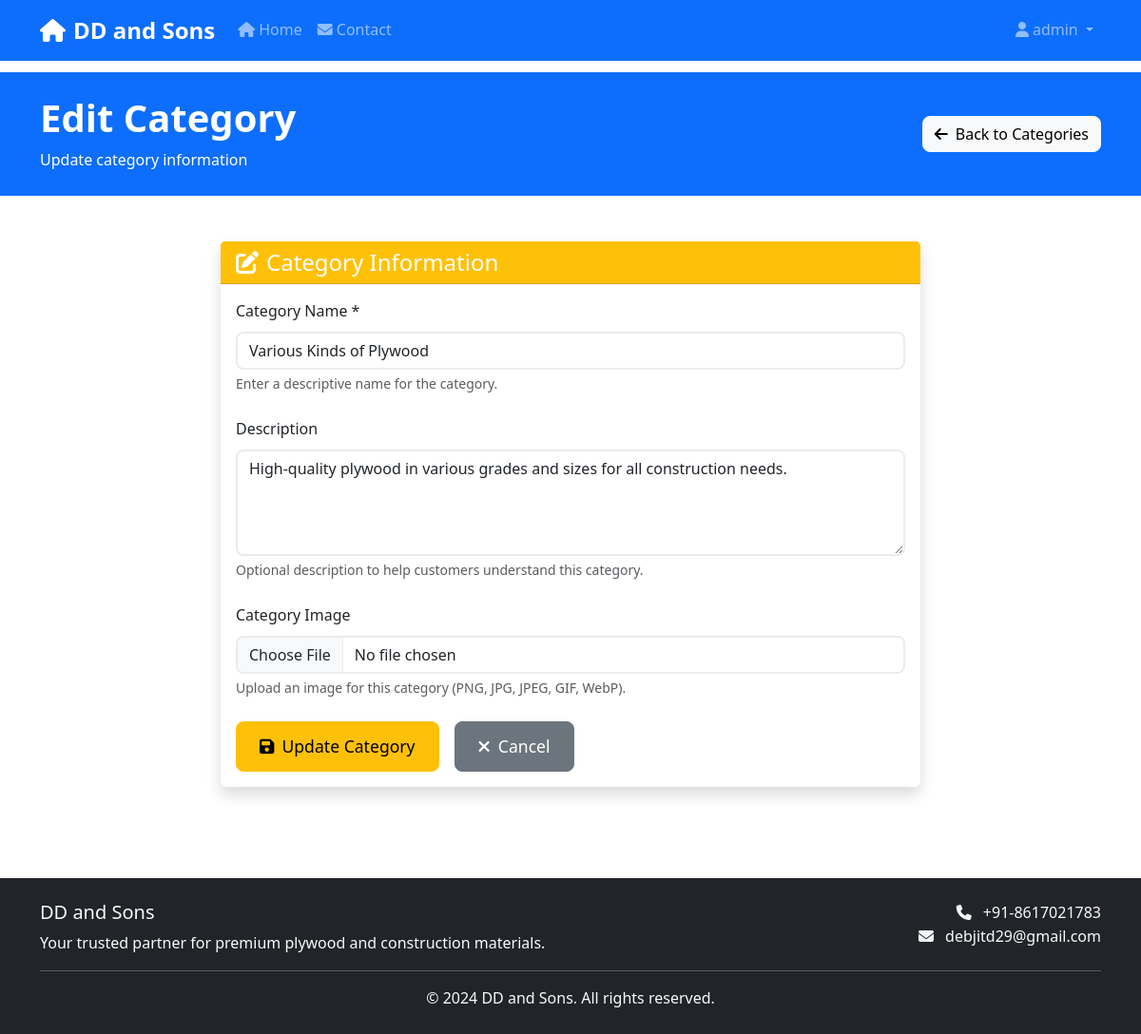
Page /admin/categories/edit/1 (signed in) on the committed database.
### app.py (models this page shows)
class Category(db.Model):
    id = db.Column(db.Integer, primary_key=True)
    name = db.Column(db.String(100), nullable=False)
    description = db.Column(db.Text)
    image = db.Column(db.String(200))
    qr_code = db.Column(db.Text)  # Base64 encoded QR code
    created_at = db.Column(db.DateTime, default=datetime.utcnow)
    products = db.relationship('Product', backref='category', lazy=True, cascade='all, delete-orphan')

### app.py (the view, shortened to what this page needs)
@app.route('/admin/categories/edit/<int:category_id>', methods=['GET', 'POST'])
@login_required
def edit_category(category_id):
    category = Category.query.get_or_404(category_id)
    return render_template('admin/edit_category.html', category=category)

### app.py (called while the page is built)
@app.before_request
def log_request_info():
    client_ip = get_client_ip()
    logger.info(f"Request: {request.method} {request.url} from IP: {client_ip}")

@app.after_request
def log_response_info(response):
    client_ip = get_client_ip()
    logger.info(f"Response: {response.status_code} for {request.method} {request.url} from IP: {client_ip}")
    return response

def get_client_ip():
    if request.headers.get('X-Forwarded-For'):
        return request.headers.get('X-Forwarded-For').split(',')[0].strip()
    elif request.headers.get('X-Real-IP'):
        return request.headers.get('X-Real-IP')
    else:
        return request.remote_addr

def login_required(f):
    from functools import wraps
    @wraps(f)
    def decorated_function(*args, **kwargs):
        if 'user_id' not in session:
            logger.warning(f"Unauthorized access attempt to {request.endpoint} from IP: {get_client_ip()}")
            flash('Please log in to access this page.', 'error')
            return redirect(url_for('login'))
        user = User.query.get(session['user_id'])
        if not user:
            logger.warning(f"Session user not found for user_id: {session['user_id']} from IP: {get_client_ip()}")
            session.clear()
            flash('Session expired. Please log in again.', 'error')
            return redirect(url_for('login'))
        return f(*args, **kwargs)
    return decorated_function

### templates/admin/edit_category.html (shortened to what this page needs)
{% extends "base.html" %}
{% block content %}
<section class="py-4 bg-primary text-white">
    <div class="container">
        <div class="row align-items-center">
            <div class="col-lg-8">
                <h1 class="display-6 fw-bold mb-2">Edit Category</h1>
                <p class="mb-0">Update category information</p>
            </div>
            <div class="col-lg-4 text-lg-end">
                <a href="{{ url_for('manage_categories') }}" class="btn btn-light">
                    <i class="fas fa-arrow-left me-2"></i>Back to Categories
                </a>
            </div>
        </div>
    </div>
</section>
<section class="py-5">
    <div class="container">
        <div class="row justify-content-center">
            <div class="col-lg-8">
                <div class="card shadow">
                    <div class="card-header bg-warning text-white">
                        <h4 class="mb-0"><i class="fas fa-edit me-2"></i>Category Information</h4>
                    </div>
                    <div class="card-body">
                        <form method="POST" enctype="multipart/form-data">
                            <div class="mb-4">
                                <label for="name" class="form-label">Category Name *</label>
                                <input type="text" class="form-control" id="name" name="name" required
                                       value="{{ category.name }}">
                                <div class="form-text">Enter a descriptive name for the category.</div>
                            </div>
                            <div class="mb-4">
                                <label for="description" class="form-label">Description</label>
                                <textarea class="form-control" id="description" name="description" rows="4"
                                          placeholder="Describe what products belong to this category...">{{ category.description or '' }}</textarea>
                                <div class="form-text">Optional description to help customers understand this category.</div>
                            </div>
                            <div class="mb-4">
                                <label for="image" class="form-label">
                                    {% if category.image %}Replace Image{% else %}Category Image{% endif %}
                                </label>
                                <input type="file" class="form-control" id="image" name="image"
                                       accept="image/*" onchange="previewImage(this)">
                                <div class="form-text">
                                    {% if category.image %}
                                    Upload a new image to replace the current one (PNG, JPG, JPEG, GIF, WebP).
                                    {% else %}
                                    Upload an image for this category (PNG, JPG, JPEG, GIF, WebP).
                                    {% endif %}
                                </div>
                            </div>
                            <div class="d-flex gap-3">
                                <button type="submit" class="btn btn-warning btn-lg">
                                    <i class="fas fa-save me-2"></i>Update Category
                                </button>
                                <a href="{{ url_for('manage_categories') }}" class="btn btn-secondary btn-lg">
                                    <i class="fas fa-times me-2"></i>Cancel
                                </a>
                            </div>
                        </form>
                    </div>
                </div>
            </div>
        </div>
    </div>
</section>
{% endblock %}

### static/css/style.css (style rules this page uses)
body { font-family: 'Segoe UI', Tahoma, Geneva, Verdana, sans-serif; line-height: 1.6; }
.card { transition: transform 0.3s ease, box-shadow 0.3s ease; border: none; }
.btn { border-radius: 8px; font-weight: 500; transition: all 0.3s ease; }
.btn-lg { padding: 12px 24px; font-size: 1.1rem; }
.form-control, .form-select { border-radius: 8px; border: 2px solid #e9ecef; transition: border-color 0.3s ease, box-shadow 0.3s ease; }

### rows in the picture
Category: name "Various Kinds of Plywood", description "High-quality plywood in various grades and sizes for all construction needs."

### other values in the picture
{{ session.username }} "admin"
